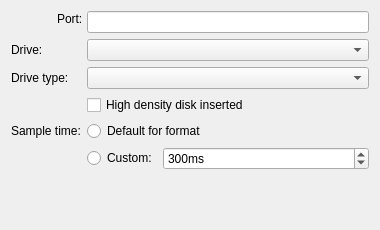
<?xml version="1.0" encoding="UTF-8"?>
<ui version="4.0">
 <class>driveConfigurationForm</class>
 <widget class="QWidget" name="driveConfigurationForm">
  <property name="geometry">
   <rect>
    <x>0</x>
    <y>0</y>
    <width>380</width>
    <height>230</height>
   </rect>
  </property>
  <property name="windowTitle">
   <string>Form</string>
  </property>
  <layout class="QFormLayout" name="formLayout">
   <item row="0" column="1">
    <widget class="QLineEdit" name="lineEdit_4"/>
   </item>
   <item row="3" column="0">
    <widget class="QLabel" name="label_6">
     <property name="text">
      <string>Drive:</string>
     </property>
    </widget>
   </item>
   <item row="3" column="1">
    <widget class="QComboBox" name="comboBox_4">
     <property name="sizePolicy">
      <sizepolicy hsizetype="MinimumExpanding" vsizetype="Fixed">
       <horstretch>0</horstretch>
       <verstretch>0</verstretch>
      </sizepolicy>
     </property>
    </widget>
   </item>
   <item row="4" column="0">
    <widget class="QLabel" name="label_7">
     <property name="text">
      <string>Drive type:</string>
     </property>
    </widget>
   </item>
   <item row="4" column="1">
    <widget class="QComboBox" name="comboBox_5">
     <property name="sizePolicy">
      <sizepolicy hsizetype="MinimumExpanding" vsizetype="Fixed">
       <horstretch>0</horstretch>
       <verstretch>0</verstretch>
      </sizepolicy>
     </property>
    </widget>
   </item>
   <item row="6" column="0">
    <widget class="QLabel" name="label_15">
     <property name="text">
      <string>Sample time:</string>
     </property>
    </widget>
   </item>
   <item row="6" column="1">
    <widget class="QRadioButton" name="radioButton_11">
     <property name="text">
      <string>Default for format</string>
     </property>
    </widget>
   </item>
   <item row="7" column="1">
    <layout class="QHBoxLayout" name="horizontalLayout_7">
     <item>
      <widget class="QRadioButton" name="radioButton_10">
       <property name="text">
        <string>Custom:</string>
       </property>
      </widget>
     </item>
     <item>
      <widget class="QSpinBox" name="spinBox_2">
       <property name="sizePolicy">
        <sizepolicy hsizetype="Expanding" vsizetype="Fixed">
         <horstretch>0</horstretch>
         <verstretch>0</verstretch>
        </sizepolicy>
       </property>
       <property name="accelerated">
        <bool>true</bool>
       </property>
       <property name="suffix">
        <string>ms</string>
       </property>
       <property name="minimum">
        <number>50</number>
       </property>
       <property name="maximum">
        <number>1000</number>
       </property>
       <property name="singleStep">
        <number>50</number>
       </property>
       <property name="value">
        <number>300</number>
       </property>
      </widget>
     </item>
    </layout>
   </item>
   <item row="5" column="1">
    <widget class="QCheckBox" name="checkBox">
     <property name="text">
      <string>High density disk inserted</string>
     </property>
    </widget>
   </item>
  </layout>
  <widget class="QLabel" name="label_14">
   <property name="geometry">
    <rect>
     <x>57</x>
     <y>10</y>
     <width>27</width>
     <height>17</height>
    </rect>
   </property>
   <property name="text">
    <string>Port:</string>
   </property>
  </widget>
 </widget>
 <resources/>
 <connections/>
</ui>
